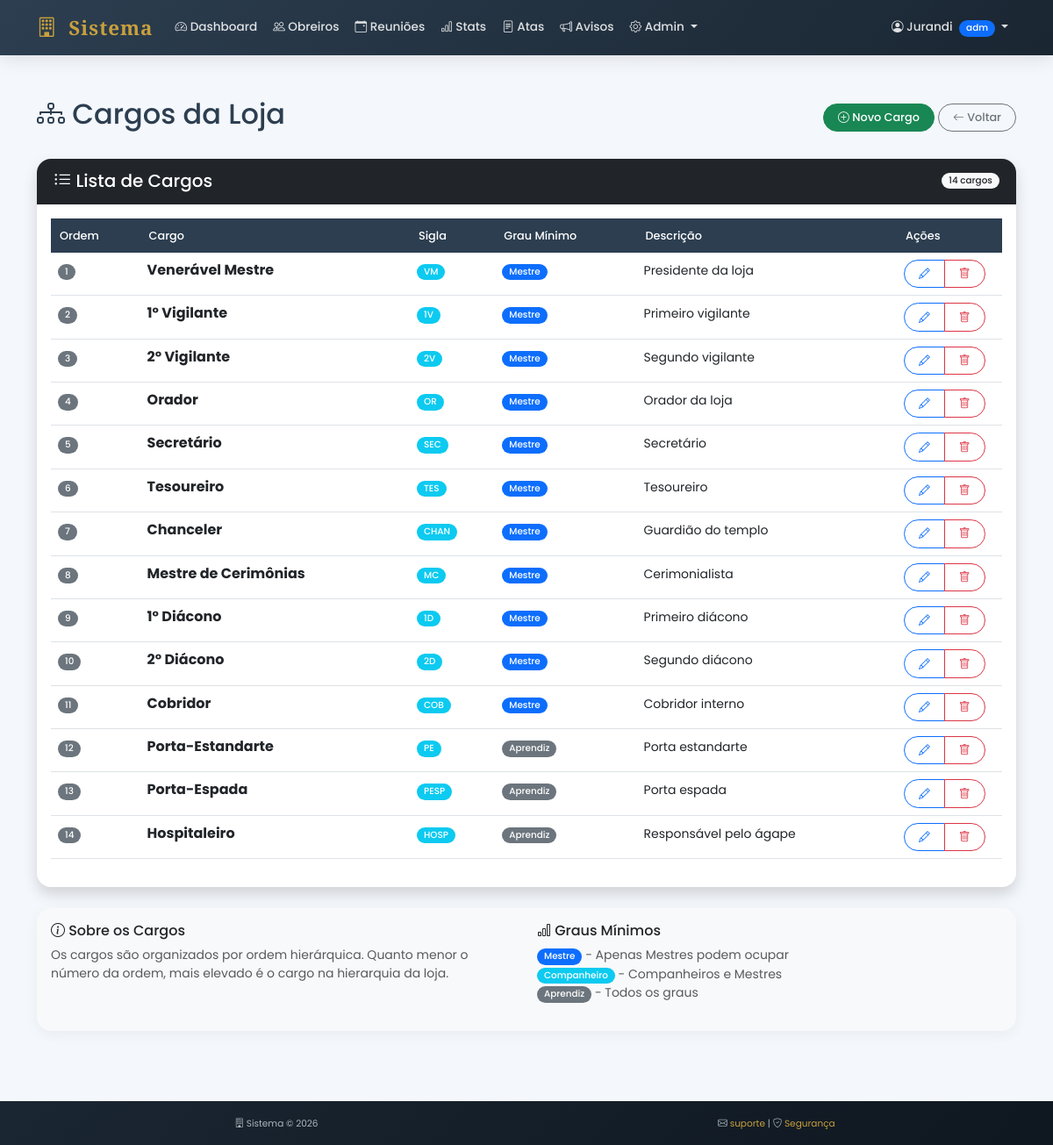
Page /cargos (signed in) on the committed database.
### tables this page shows
CREATE TABLE cargos (
        id INTEGER PRIMARY KEY AUTOINCREMENT,
        nome TEXT NOT NULL,
        sigla TEXT,
        grau_minimo INTEGER DEFAULT 1,
        ordem INTEGER,
        descricao TEXT
    , ativo INTEGER DEFAULT 1);

### app.py (the view)
@app.route("/cargos")
@admin_required
def listar_cargos():
    conn = get_db()
    cursor = conn.cursor()
    cursor.execute("SELECT * FROM cargos ORDER BY ordem")
    cargos = cursor.fetchall()
    conn.close()
    return render_template("cargos/lista.html", cargos=cargos)

### app.py (called while the page is built)
@app.context_processor
def inject_global():
    return {'datetime': datetime, 'now': datetime.now()}

def admin_required(f):
    @wraps(f)
    def decorated_function(*args, **kwargs):
        if "usuario" not in session or session.get("tipo") != "admin":
            flash("Acesso restrito a administradores", "danger")
            return redirect("/dashboard")
        return f(*args, **kwargs)
    return decorated_function

def get_db():
    conn = sqlite3.connect("banco.db")
    conn.row_factory = sqlite3.Row
    return conn

### templates/cargos/lista.html (shortened to what this page needs)
{% extends "base.html" %}
{% block content %}
<div class="container-fluid py-4">
    <div class="container">
        <div class="d-flex justify-content-between align-items-center mb-4">
            <h2>
                <i class="bi bi-diagram-3"></i>
                Cargos da Loja
            </h2>
            <div>
                <a href="/cargos/novo" class="btn btn-success">
                    <i class="bi bi-plus-circle"></i> Novo Cargo
                </a>
                <a href="/obreiros" class="btn btn-outline-secondary">
                    <i class="bi bi-arrow-left"></i> Voltar
                </a>
            </div>
        </div>
        <div class="card shadow">
            <div class="card-header bg-dark text-white d-flex justify-content-between align-items-center">
                <h5 class="mb-0">
                    <i class="bi bi-list-ul"></i>
                    Lista de Cargos
                </h5>
                <span class="badge bg-light text-dark">{{ cargos|length }} cargos</span>
            </div>
            <div class="card-body">
                {% if cargos %}
                    <div class="table-responsive">
                        <table class="table table-hover" id="tabelaCargos">
                            <thead class="table-light">
                                <tr>
                                    <th>Ordem</th>
                                    <th>Cargo</th>
                                    <th>Sigla</th>
                                    <th>Grau Mínimo</th>
                                    <th>Descrição</th>
                                    <th style="width: 120px;">Ações</th>
                                </tr>
                            </thead>
                            <tbody>
                                {% for cargo in cargos %}
                                <tr>
                                    <td>
                                        <span class="badge bg-secondary">{{ cargo.ordem }}</span>
                                    </td>
                                    <td>
                                        <strong>{{ cargo.nome }}</strong>
                                    </td>
                                    <td>
                                        <span class="badge bg-info">{{ cargo.sigla }}</span>
                                    </td>
                                    <td>
                                        {% if cargo.grau_minimo == 3 %}
                                            <span class="badge bg-primary">Mestre</span>
                                        {% elif cargo.grau_minimo == 2 %}
                                            <span class="badge bg-info">Companheiro</span>
                                        {% else %}
                                            <span class="badge bg-secondary">Aprendiz</span>
                                        {% endif %}
                                    </td>
                                    <td>
                                        <small>{{ cargo.descricao or '-' }}</small>
                                    </td>
                                    <td>
                                        <div class="btn-group btn-group-sm">
                                            <a href="/cargos/editar/{{ cargo.id }}"
                                               class="btn btn-outline-primary"
                                               title="Editar">
                                                <i class="bi bi-pencil"></i>
                                            </a>
                                            <a href="/cargos/excluir/{{ cargo.id }}"
                                               class="btn btn-outline-danger"
                                               onclick="return confirm('Excluir este cargo? Esta ação não poderá ser desfeita.')"
                                               title="Excluir">
                                                <i class="bi bi-trash"></i>
                                            </a>
                                        </div>
                                    </td>
                                </tr>
                                {% endfor %}
                            </tbody>
                        </table>
                    </div>
                {% else %}
                    <div class="text-center py-5">
                        <i class="bi bi-diagram-3 text-muted" style="font-size: 4rem;"></i>
                        <h5 class="text-muted mt-3">Nenhum cargo cadastrado</h5>
                        <p>Clique em "Novo Cargo" para adicionar o primeiro cargo.</p>
                    </div>
                {% endif %}
            </div>
        </div>
        <div class="card mt-4 bg-light">
            <div class="card-body">
                <div class="row">
                    <div class="col-md-6">
                        <h6><i class="bi bi-info-circle"></i> Sobre os Cargos</h6>
                        <p class="small text-muted">
                            Os cargos são organizados por ordem hierárquica. Quanto menor o número da ordem,
                            mais elevado é o cargo na hierarquia da loja.
                        </p>
                    </div>
                    <div class="col-md-6">
                        <h6><i class="bi bi-bar-chart"></i> Graus Mínimos</h6>
                        <p class="small text-muted">
                            <span class="badge bg-primary">Mestre</span> - Apenas Mestres podem ocupar<br>
                            <span class="badge bg-info">Companheiro</span> - Companheiros e Mestres<br>
                            <span class="badge bg-secondary">Aprendiz</span> - Todos os graus
                        </p>
                    </div>
                </div>
            </div>
        </div>
    </div>
</div>
{% endblock %}

### templates/base.html (style rules this page uses)
:root { --primary: #2c3e50; --secondary: #c9a03d; --dark: #1a2632; --light: #f8f9fa; --accent: #e67e22; }
body { font-family: 'Poppins', sans-serif; background-color: #f4f7fb; color: #2c3e50; }
.card { border: none; border-radius: 16px; box-shadow: 0 4px 15px rgba(0,0,0,0.05); transition: all 0.3s ease; overflow: hidden; }
.card-header { background-color: white; border-bottom: 2px solid rgba(0,0,0,0.05); padding: 0.8rem 1.2rem; font-weight: 600; }
.btn { border-radius: 50px; padding: 0.35rem 1rem; font-weight: 500; font-size: 0.8rem; transition: all 0.3s; }
.badge { padding: 0.25rem 0.5rem; font-weight: 500; border-radius: 20px; font-size: 0.65rem; }
.table thead th { background-color: var(--primary); color: white; font-weight: 500; border: none; padding: 10px; font-size: 0.8rem; }

### rows in the picture
cargos: ordem "1", nome "Venerável Mestre", sigla "VM", grau_minimo "Mestre", descricao "Presidente da loja"
cargos: ordem "2", nome "1º Vigilante", sigla "1V", grau_minimo "Mestre", descricao "Primeiro vigilante"
cargos: ordem "3", nome "2º Vigilante", sigla "2V", grau_minimo "Mestre", descricao "Segundo vigilante"
cargos: ordem "4", nome "Orador", sigla "OR", grau_minimo "Mestre", descricao "Orador da loja"
cargos: ordem "5", nome "Secretário", sigla "SEC", grau_minimo "Mestre", descricao "Secretário"
cargos: ordem "6", nome "Tesoureiro", sigla "TES", grau_minimo "Mestre", descricao "Tesoureiro"
cargos: ordem "7", nome "Chanceler", sigla "CHAN", grau_minimo "Mestre", descricao "Guardião do templo"
cargos: ordem "8", nome "Mestre de Cerimônias", sigla "MC", grau_minimo "Mestre", descricao "Cerimonialista"
cargos: ordem "9", nome "1º Diácono", sigla "1D", grau_minimo "Mestre", descricao "Primeiro diácono"
cargos: ordem "10", nome "2º Diácono", sigla "2D", grau_minimo "Mestre", descricao "Segundo diácono"
cargos: ordem "11", nome "Cobridor", sigla "COB", grau_minimo "Mestre", descricao "Cobridor interno"
cargos: ordem "12", nome "Porta-Estandarte", sigla "PE", grau_minimo "Aprendiz", descricao "Porta estandarte"
cargos: ordem "13", nome "Porta-Espada", sigla "PESP", grau_minimo "Aprendiz", descricao "Porta espada"
cargos: ordem "14", nome "Hospitaleiro", sigla "HOSP", grau_minimo "Aprendiz", descricao "Responsável pelo ágape"

### other values in the picture
{{ session.tipo[:3] }} "adm"
{{ cargos|length }} "14"
